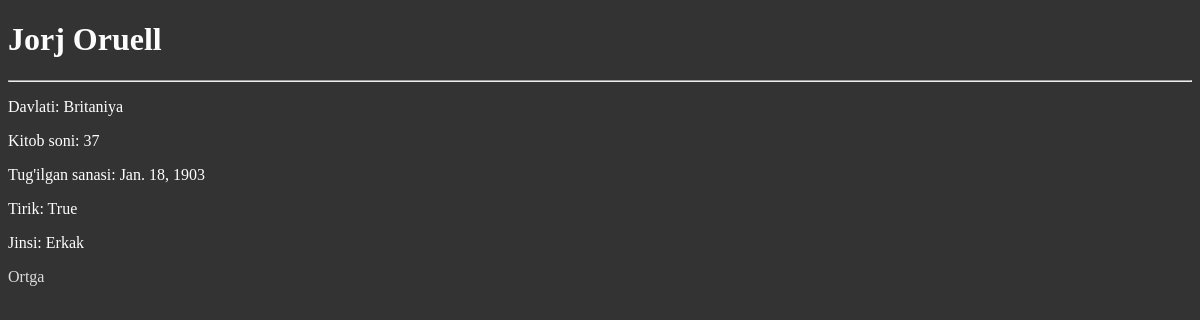
Page /mualliflar/3/ on the earlier database version.
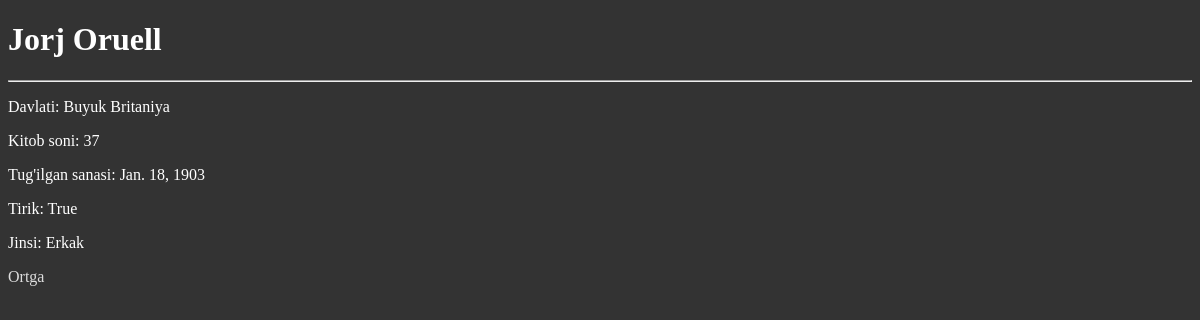
Same page on the later database version.
### mainApp/models.py (models this page shows, shortened)
class Muallif(models.Model):
    JINS_CHOICES = (
        ('Erkak', 'Erkak'),
        ('Ayol', 'Ayol'),
    )
    ism = models.CharField(max_length=100)
    davlat = models.CharField(max_length=100)
    kitob_soni = models.PositiveSmallIntegerField(blank=True, null=True)
    t_sana = models.DateField(blank=True, null=True)
    tirik = models.BooleanField(default=False)
    jins = models.CharField(max_length=10, choices=JINS_CHOICES, default='Erkak')
    class Meta:
        verbose_name_plural = 'Mualliflar'

### mainApp/views.py (the view)
# urls.py: path('mualliflar/<int:muallif_id>/', muallif_details_view),
def muallif_details_view(request, muallif_id):
    muallif = Muallif.objects.get(id=muallif_id)
    context = {
        'muallif': muallif,
    }
    return render(request, 'muallif_details.html', context)

### templates/muallif_details.html (shortened to what this page needs)
<!DOCTYPE html>
<html lang="en">
<head>
</head>
<body>
    <h1>{{ muallif.ism }}</h1>
    <hr>
    <p>Davlati: {{ muallif.davlat }}</p>
    <p>Kitob soni: {{ muallif.kitob_soni }}</p>
    <p>Tug'ilgan sanasi: {{ muallif.t_sana }}</p>
    <p>Tirik: {{ muallif.tirik }}</p>
    <p>Jinsi: {{ muallif.jins }}</p>
    <a href="/mualliflar/">Ortga</a>
</body>
</html>

Differences in the rows shown:
changed Muallif "Jorj Oruell": davlat "Britaniya" → "Buyuk Britaniya"
